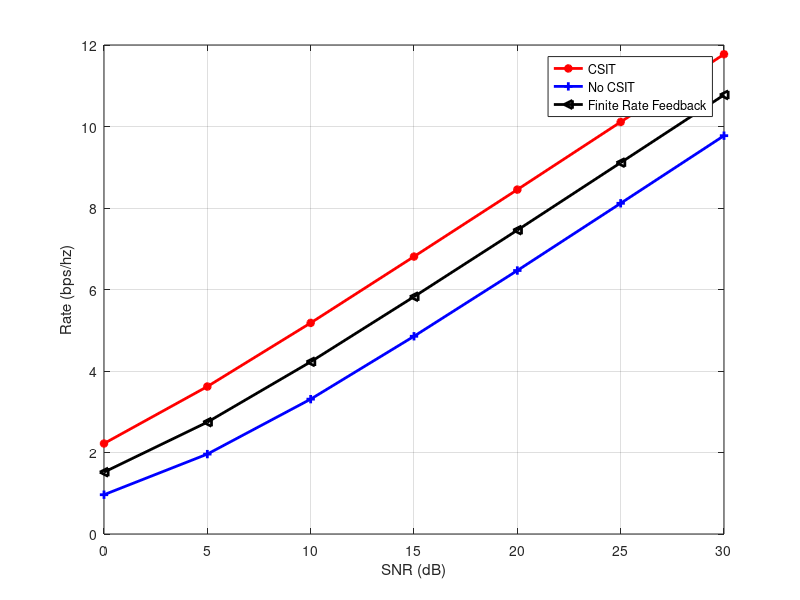

This chart was generated by the following MATLAB code:
clc
clear
close

snr = 0:5:30;
nopow = 1;
P_data = 10.^(snr./10).*nopow;

hnum = 10000;
M = 4;
K = 1;
B = M-1;

Ccsit_data = zeros(length(snr),hnum);
Cnocsit_data = zeros(length(snr),hnum);
Rfb_data = zeros(length(snr),hnum);

for idx1 = 1:1:length(snr)
    for idx2 = 1:1:hnum
        h = sqrt(1/2)*(randn(M,K)+1i*randn(M,K));
        Ccsit = log2(1+P_data(idx1)*norm(h)^2);
        Cnocsit = log2(1+P_data(idx1)/M*norm(h)^2);
        Rfb = log2(1+P_data(idx1)*norm(h)^2*(1-2^(-B/(M-1))));
        
        Ccsit_data(idx1,idx2) = Ccsit;
        Cnocsit_data(idx1,idx2) = Cnocsit;
        Rfb_data(idx1,idx2) = Rfb;
    end
end

Ccsit_mean = mean(Ccsit_data,2);
Cnocsit_mean = mean(Cnocsit_data,2);
Rfb_mean = mean(Rfb_data,2);

figure
plot(snr,Ccsit_mean,'r-*','linewidth',2)
hold on
plot(snr,Cnocsit_mean,'b-+','linewidth',2)
plot(snr,Rfb_mean,'k-<','linewidth',2)
xlabel('SNR (dB)');ylabel('Rate (bps/hz)')
legend('CSIT','No CSIT','Finite Rate Feedback')
grid on
